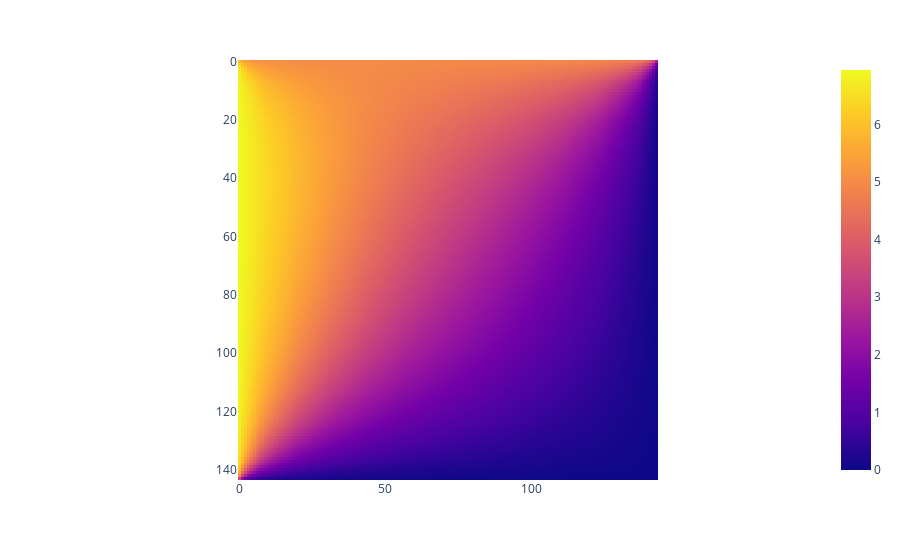

The notebook cell this image was saved under:
### Code cell
fig = px.imshow(l, text_auto=True)
fig.show()

### Figure 1 — Plotly figure (JSON) as saved in the notebook; plotly's stock layout.template omitted (floating-point values rounded to 4 significant figures; data arrays with more than 128 entries replaced by an {"elided": "..."} marker saying what was removed)
{"data": [{"coloraxis": "coloraxis", "hovertemplate": "x: %{x}<br>y: %{y}<br>color: %{z}<extra></extra>", "name": "0", "texttemplate": "%{z}", "type": "heatmap", "xaxis": "x", "yaxis": "y", "z": {"elided": "144x144 float values"}}], "layout": {"coloraxis": {"colorscale": [[0, "#0d0887"], [0.1111, "#46039f"], [0.2222, "#7201a8"], [0.3333, "#9c179e"], [0.4444, "#bd3786"], [0.5556, "#d8576b"], [0.6667, "#ed7953"], [0.7778, "#fb9f3a"], [0.8889, "#fdca26"], [1, "#f0f921"]]}, "margin": {"t": 60}, "xaxis": {"anchor": "y", "constrain": "domain", "domain": [0, 1], "scaleanchor": "y"}, "yaxis": {"anchor": "x", "autorange": "reversed", "constrain": "domain", "domain": [0, 1]}}}
